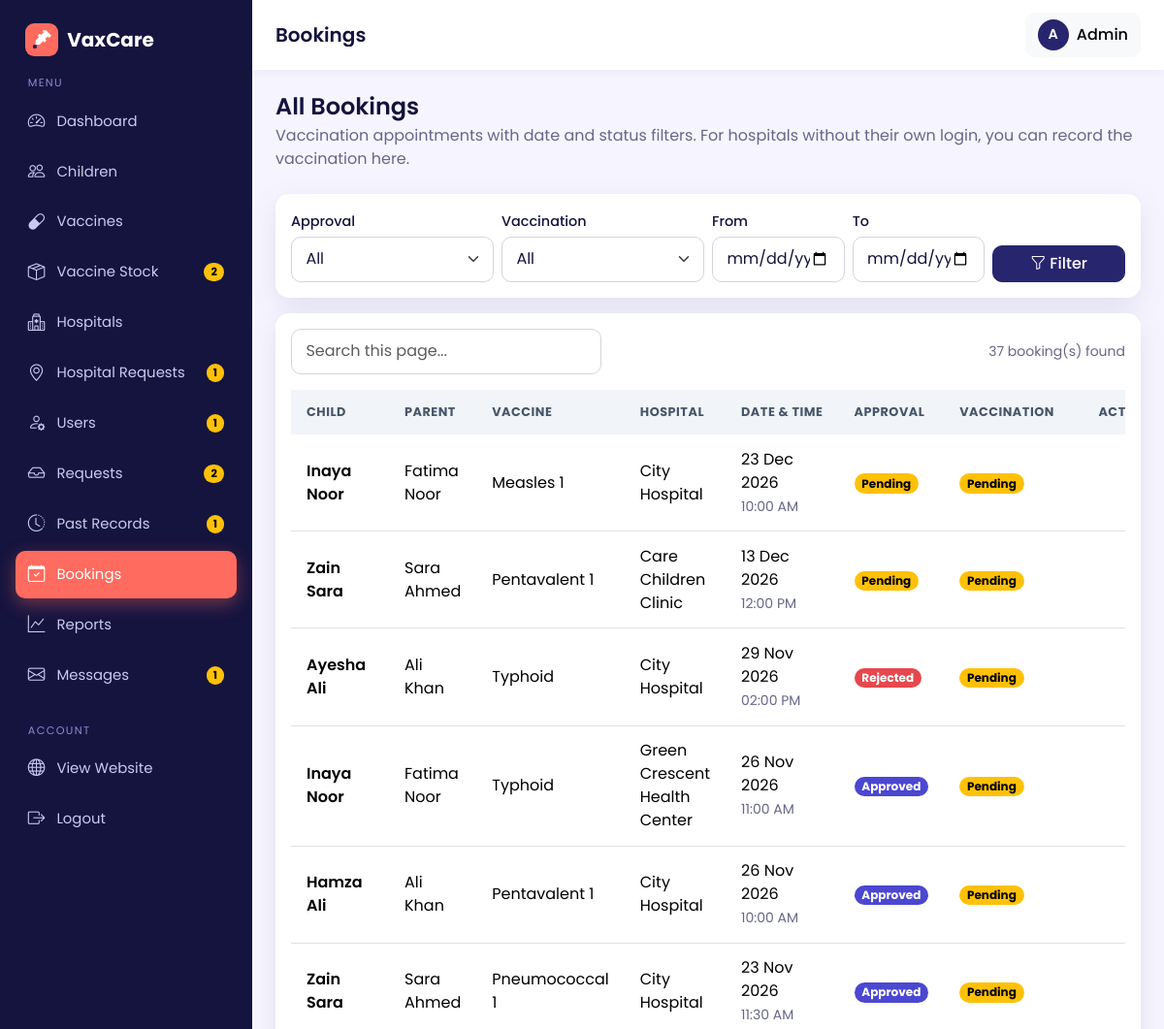
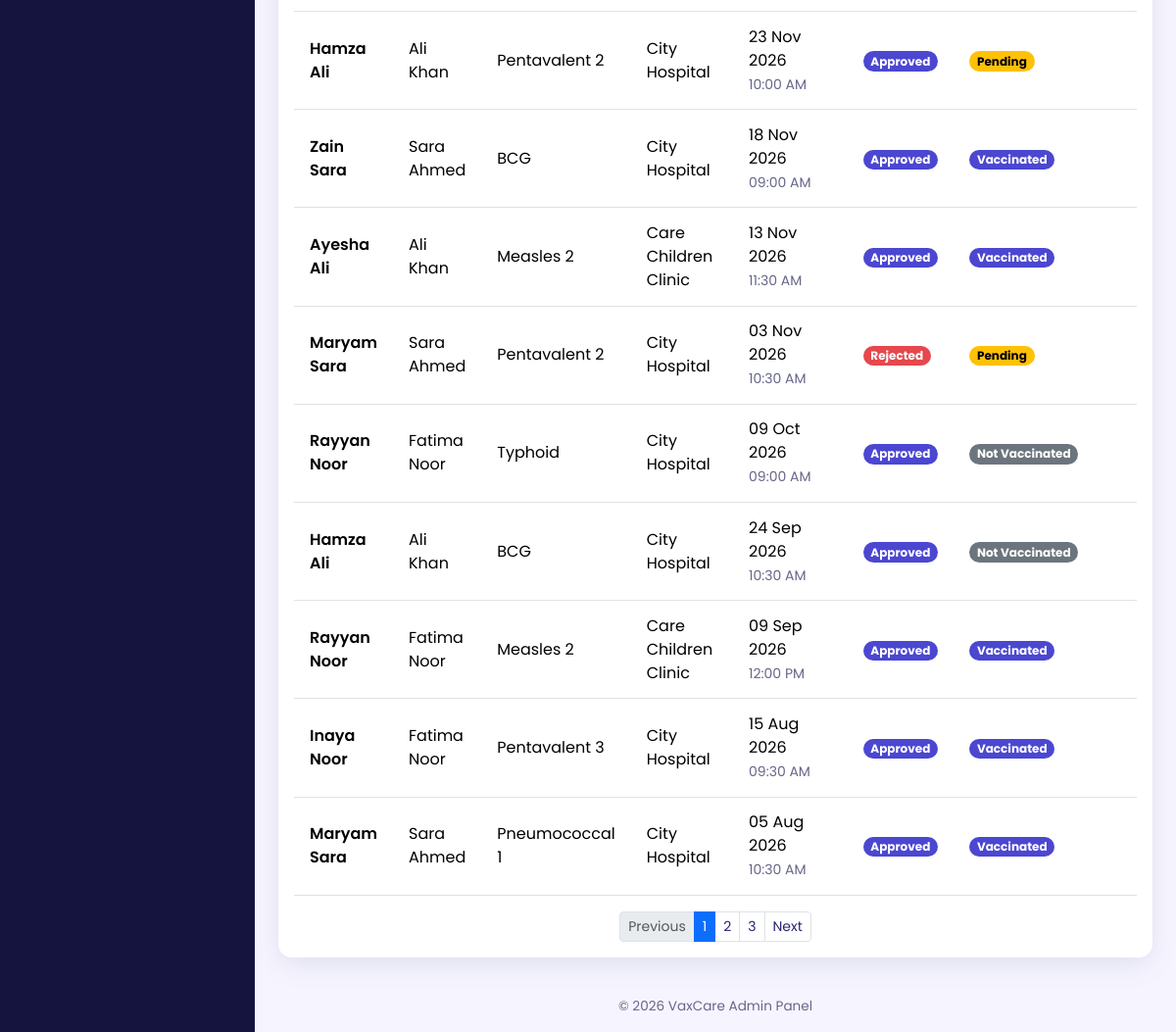
The app's page /admin/bookings.php (signed in) with its own data (2 pictures, top to bottom).
### tables this page shows
CREATE TABLE bookings (
  id INT AUTO_INCREMENT PRIMARY KEY,
  child_id INT NOT NULL,
  parent_id INT NOT NULL,
  hospital_id INT NOT NULL,
  vaccine_id INT NOT NULL,
  appointment_date DATE NOT NULL,
  appointment_time TIME NOT NULL,
  approval_status ENUM('pending','approved','rejected') NOT NULL DEFAULT 'pending',
  vaccination_status ENUM('pending','vaccinated','not_vaccinated') NOT NULL DEFAULT 'pending',
  created_at TIMESTAMP DEFAULT CURRENT_TIMESTAMP,
  FOREIGN KEY (child_id)    REFERENCES children(id)  ON DELETE CASCADE,
  FOREIGN KEY (parent_id)   REFERENCES users(id)     ON DELETE CASCADE,
  FOREIGN KEY (hospital_id) REFERENCES hospitals(id) ON DELETE CASCADE,
  FOREIGN KEY (vaccine_id)  REFERENCES vaccines(id)  ON DELETE CASCADE
);

CREATE TABLE children (
  id INT AUTO_INCREMENT PRIMARY KEY,
  parent_id INT NOT NULL,
  name VARCHAR(100) NOT NULL,
  dob DATE NOT NULL,
  gender ENUM('male','female') NOT NULL,
  blood_group VARCHAR(5),
  FOREIGN KEY (parent_id) REFERENCES users(id) ON DELETE CASCADE
);

CREATE TABLE users (
  id INT AUTO_INCREMENT PRIMARY KEY,
  name VARCHAR(100) NOT NULL,
  email VARCHAR(120) NOT NULL UNIQUE,
  password VARCHAR(255) NOT NULL,           
  phone VARCHAR(20),
  role ENUM('admin','parent','hospital') NOT NULL,
  status ENUM('active','pending','disabled') NOT NULL DEFAULT 'active',   
  failed_logins INT NOT NULL DEFAULT 0,                                   
  locked_until DATETIME NULL,                                             
  city VARCHAR(80) NULL,                                                  
  address VARCHAR(255) NULL,                                              
  created_at TIMESTAMP DEFAULT CURRENT_TIMESTAMP
);

CREATE TABLE vaccines (
  id INT AUTO_INCREMENT PRIMARY KEY,
  vaccine_name VARCHAR(120) NOT NULL,
  description VARCHAR(255),
  recommended_age VARCHAR(50),               
  recommended_age_days INT NOT NULL DEFAULT 0,
  availability ENUM('available','unavailable') NOT NULL DEFAULT 'available'
);

CREATE TABLE hospitals (
  id INT AUTO_INCREMENT PRIMARY KEY,
  user_id INT NULL,                          
  hospital_name VARCHAR(150) NOT NULL,
  address VARCHAR(255) NOT NULL,
  location VARCHAR(100) NOT NULL,            
  phone VARCHAR(20),
  license_no VARCHAR(60) NULL,                       
  contact_email VARCHAR(120) NULL,                   
  latitude DECIMAL(10,7) NULL,                       
  longitude DECIMAL(10,7) NULL,
  invite_token VARCHAR(64) NULL,                     
  FOREIGN KEY (user_id) REFERENCES users(id) ON DELETE SET NULL,
  UNIQUE KEY uniq_invite (invite_token)
);

### admin/bookings.php (the view, shortened to what this page needs)
<?php
require_once __DIR__ . '/../config/db.php';
$approval    = $_GET['approval'] ?? '';
$vaccination = $_GET['vaccination'] ?? '';
$from        = $_GET['from'] ?? '';
$to          = $_GET['to'] ?? '';
$where  = [];
$params = [];
if (in_array($approval, ['pending', 'approved', 'rejected'], true)) {
    $where[]  = 'b.approval_status = ?';
    $params[] = $approval;
} else {
    $approval = '';
}
if (in_array($vaccination, ['pending', 'vaccinated', 'not_vaccinated'], true)) {
    $where[]  = 'b.vaccination_status = ?';
    $params[] = $vaccination;
} else {
    $vaccination = '';
}
if (is_valid_date($from)) {
    $where[]  = 'b.appointment_date >= ?';
    $params[] = $from;
} else {
    $from = '';
}
if (is_valid_date($to)) {
    $where[]  = 'b.appointment_date <= ?';
    $params[] = $to;
} else {
    $to = '';
}
$sql = "SELECT b.id, b.appointment_date, b.appointment_time, b.approval_status, b.vaccination_status,
               c.name AS child_name, u.name AS parent_name,
               v.vaccine_name, h.hospital_name, h.user_id AS hospital_user
        FROM bookings b
        JOIN children  c ON c.id = b.child_id
        JOIN users     u ON u.id = b.parent_id
        JOIN vaccines  v ON v.id = b.vaccine_id
        JOIN hospitals h ON h.id = b.hospital_id"
     . ($where ? ' WHERE ' . implode(' AND ', $where) : '')
     . ' ORDER BY b.appointment_date DESC, b.id DESC';
$stmt = $pdo->prepare('SELECT COUNT(*) FROM bookings b' . ($where ? ' WHERE ' . implode(' AND ', $where) : ''));
$stmt->execute($params);
$p = paginate((int)$stmt->fetchColumn(), 15, $_GET['page'] ?? 1);
$stmt = $pdo->prepare($sql . ' LIMIT ' . (int)$p['per_page'] . ' OFFSET ' . (int)$p['offset']);
$stmt->execute($params);
$bookings = $stmt->fetchAll();
require_once __DIR__ . '/../includes/admin_header.php';
?>
<div class="mb-4">
  <h4 class="mb-1">All Bookings</h4>
  <p class="text-muted mb-0">Vaccination appointments with date and status filters. For hospitals without their own login, you can record the vaccination here.</p>
</div>
<div class="card mb-3">
  <div class="card-body">
    <form method="get" class="row g-2 align-items-end">
      <div class="col-6 col-lg-3">
        <label for="approval" class="form-label small mb-1">Approval</label>
        <select class="form-select" id="approval" name="approval">
          <option value="">All</option>
        </select>
      </div>
      <div class="col-6 col-lg-3">
        <label for="vaccination" class="form-label small mb-1">Vaccination</label>
        <select class="form-select" id="vaccination" name="vaccination">
          <option value="">All</option>
        </select>
      </div>
      <div class="col-6 col-lg-2">
        <label for="from" class="form-label small mb-1">From</label>
        <input type="date" class="form-control" id="from" name="from" value="<?= e($from) ?>">
      </div>
      <div class="col-6 col-lg-2">
        <label for="to" class="form-label small mb-1">To</label>
        <input type="date" class="form-control" id="to" name="to" value="<?= e($to) ?>">
      </div>
      <div class="col-12 col-lg-2 d-flex gap-2">
        <button type="submit" class="btn btn-primary flex-fill"><i class="bi bi-funnel me-1"></i>Filter</button>
      </div>
    </form>
  </div>
</div>
<div class="card">
  <div class="card-body">
    <div class="d-flex flex-wrap justify-content-between align-items-center gap-2 mb-3">
      <input type="search" class="form-control" style="max-width: 320px;"
             placeholder="Search this page..." data-table-search="#bookingsTable">
      <span class="text-muted small"><?= (int)$p['total'] ?> booking(s) found</span>
    </div>
    <div class="table-responsive">
      <table class="table table-hover table-stack mb-0" id="bookingsTable">
        <thead>
          <tr>
            <th>Child</th><th>Parent</th><th>Vaccine</th><th>Hospital</th>
            <th>Date &amp; Time</th><th>Approval</th><th>Vaccination</th><th class="text-end">Action</th>
          </tr>
        </thead>
        <tbody>
          <?php foreach ($bookings as $b): ?>
            <tr>
              <td data-label="Child" class="fw-semibold"><?= e($b['child_name']) ?></td>
              <td data-label="Parent"><?= e($b['parent_name']) ?></td>
              <td data-label="Vaccine"><?= e($b['vaccine_name']) ?></td>
              <td data-label="Hospital"><?= e($b['hospital_name']) ?></td>
              <td data-label="Date &amp; Time">
                <div><?= format_date($b['appointment_date']) ?></div>
                <small class="text-muted"><?= date('h:i A', strtotime($b['appointment_time'])) ?></small>
              </td>
              <td data-label="Approval"><?= status_badge($b['approval_status']) ?></td>
              <td data-label="Vaccination"><?= status_badge($b['vaccination_status']) ?></td>
              <?php
                $adminCanRecord = $b['approval_status'] === 'approved' && $b['vaccination_status'] === 'pending'
                               && $b['hospital_user'] === null && $b['appointment_date'] <= date('Y-m-d');
              ?>
              <?php if ($adminCanRecord): ?>
                <td class="text-end text-nowrap">
                  <?php foreach (['vaccinated' => ['success', 'bi-check-lg', 'Vaccinated', ''],
                                  'not_vaccinated' => ['outline-danger', 'bi-x-lg', 'Not vaccinated', 'data-confirm="Mark as NOT vaccinated?"']] as $act => [$btn, $icon, $label, $confirm]): ?>
                    <form method="post" action="<?= BASE_URL ?>/admin/booking_status.php" class="d-inline">
                      <?= csrf_field() ?>
                      <input type="hidden" name="id" value="<?= (int)$b['id'] ?>">
                      <input type="hidden" name="action" value="<?= $act ?>">
                      <input type="hidden" name="qs" value="<?= e($_SERVER['QUERY_STRING'] ?? '') ?>">
                      <button type="submit" class="btn btn-sm btn-<?= $btn ?>" <?= $confirm ?>><i class="bi <?= $icon ?>"></i> <?= $label ?></button>
                    </form>
                  <?php endforeach; ?>
                </td>
              <?php else: ?>
                <td class="text-end"></td>
              <?php endif; ?>
            </tr>
          <?php endforeach; ?>
        </tbody>
      </table>
    </div>
    <?= pagination_html($p, array_filter(['approval' => $approval, 'vaccination' => $vaccination, 'from' => $from, 'to' => $to], fn($v) => $v !== '')) ?>
  </div>
</div>
<?php require_once __DIR__ . '/../includes/admin_footer.php'; ?>

### includes/functions.php (shortened to what this page needs)
<?php
function e($text)
{
    return htmlspecialchars((string)$text, ENT_QUOTES, 'UTF-8');
}
function format_date($date)
{
    return $date ? date('d M Y', strtotime($date)) : '-';
}
function status_badge($status)
{
    $map = [
        'pending'        => ['warning', 'Pending'],
        'approved'       => ['success', 'Approved'],
        'rejected'       => ['danger',  'Rejected'],
        'vaccinated'     => ['success', 'Vaccinated'],
        'not_vaccinated' => ['secondary', 'Not Vaccinated'],
        'available'      => ['success', 'Available'],
        'unavailable'    => ['danger',  'Unavailable'],
        'active'         => ['success', 'Active'],
        'disabled'       => ['danger',  'Disabled'],
        'verified'       => ['success', 'Verified'],
    ];
    [$color, $label] = $map[$status] ?? ['secondary', ucfirst($status)];
    return '<span class="badge rounded-pill text-bg-' . $color . '">' . $label . '</span>';
}
function asset($path)
{
    $path = ltrim($path, '/');
    $file = __DIR__ . '/../assets/' . $path;
    $version = file_exists($file) ? filemtime($file) : time();
    return BASE_URL . '/assets/' . $path . '?v=' . $version;
}
function is_valid_date($date)
{
    $d = DateTime::createFromFormat('Y-m-d', (string)$date);
    return $d && $d->format('Y-m-d') === $date;
}
function head_assets()
{
    echo '<link href="https://cdn.jsdelivr.net/npm/bootstrap@5.3.3/dist/css/bootstrap.min.css" rel="stylesheet">' . "\n  ";
    echo '<link href="https://cdn.jsdelivr.net/npm/bootstrap-icons@1.11.3/font/bootstrap-icons.css" rel="stylesheet">' . "\n  ";
    echo '<link href="' . asset('css/style.css') . '" rel="stylesheet">' . "\n";
}
function paginate($total, $perPage, $page)
{
    $perPage = max(1, (int)$perPage);
    $pages   = max(1, (int)ceil($total / $perPage));
    $page    = max(1, min((int)$page, $pages));
    return ['page' => $page, 'pages' => $pages, 'offset' => ($page - 1) * $perPage, 'per_page' => $perPage, 'total' => (int)$total];
}
function pagination_html(array $p, array $params = [])
{
    $link = function ($page) use ($params) {
        return '?' . e(http_build_query(array_merge($params, ['page' => $page])));
    };
    $html  = '<nav aria-label="Pages"><ul class="pagination pagination-sm justify-content-center flex-wrap mb-0 mt-3">';
    $html .= '<li class="page-item ' . ($p['page'] <= 1 ? 'disabled' : '') . '"><a class="page-link" href="' . $link($p['page'] - 1) . '">Previous</a></li>';
    $from = max(1, $p['page'] - 2);
    $to   = min($p['pages'], $p['page'] + 2);
    for ($i = $from; $i <= $to; $i++) {
        $html .= '<li class="page-item ' . ($i === $p['page'] ? 'active' : '') . '"><a class="page-link" href="' . $link($i) . '">' . $i . '</a></li>';
    }
    $html .= '<li class="page-item ' . ($p['page'] >= $p['pages'] ? 'disabled' : '') . '"><a class="page-link" href="' . $link($p['page'] + 1) . '">Next</a></li>';
    return $html . '</ul></nav>';
}
function render_flash($flash)
{
    $types = [
        'success' => ['bi-check-circle-fill',         'Success'],
        'danger'  => ['bi-x-octagon-fill',            'Error'],
        'warning' => ['bi-exclamation-triangle-fill', 'Attention'],
        'info'    => ['bi-info-circle-fill',          'Info'],
    ];
    $type = isset($types[$flash['type']]) ? $flash['type'] : 'info';
    [$icon, $title] = $types[$type];
    $delays = ['success' => 1800, 'info' => 2200, 'warning' => 2800, 'danger' => 3200];
    $ms     = $delays[$type];
    return '<div class="toast-container toast-pos position-fixed end-0 p-3">'
         . '<div class="toast toast-vax toast-' . $type . '" role="alert" aria-live="assertive" aria-atomic="true" data-bs-delay="' . $ms . '" style="--dur:' . ($ms / 1000) . 's">'
         .   '<div class="d-flex align-items-start gap-3 p-3">'
         .     '<i class="bi ' . $icon . ' toast-ico"></i>'
         .     '<div class="flex-fill"><div class="fw-semibold">' . $title . '</div>'
         .     '<div class="small text-muted">' . e($flash['message']) . '</div></div>'
         .     '<button type="button" class="btn-close" data-bs-dismiss="toast" aria-label="Close"></button>'
         .   '</div>'
         .   '<div class="bar"></div>'
         . '</div></div>';
}

### assets/css/style.css (style rules this page uses)
:root { --brand: #27256e; --brand-dark: #1c1b57; --brand-light: #e8e7ff; --accent: #2563eb; --bg: #f6f5ff; --text: #1f2937; --muted: #6b7280; --radius: 14px; --shadow: 0 6px 24px rgba(39,37,110, 0.10); --bs-primary: #27256e; --bs-primary-rgb: 39, 37, 110; --bs-link-color: #27256e; --bs-link-hover-color: #1c1b57; --bs-body-font-family: 'Poppins', system-ui, sans-serif; --bs-body-color: var(--text); }
html { scroll-behavior: smooth; }
body { font-family: 'Poppins', system-ui, sans-serif; background: var(--bg); color: var(--text); min-height: 100vh; display: flex; flex-direction: column; }
h1, h2, h3, h4, h5, h6 { font-weight: 600; color: #0f172a; }
.text-muted { color: var(--muted) !important; }
.btn { border-radius: 10px; font-weight: 500; transition: all .2s ease; }
.btn-primary { --bs-btn-bg: var(--brand); --bs-btn-border-color: var(--brand); --bs-btn-hover-bg: var(--brand-dark); --bs-btn-hover-border-color: var(--brand-dark); --bs-btn-active-bg: var(--brand-dark); --bs-btn-active-border-color: var(--brand-dark); --bs-btn-disabled-bg: var(--brand); --bs-btn-disabled-border-color: var(--brand); }
.card { border: 0; border-radius: var(--radius); box-shadow: var(--shadow); }
.form-control, .form-select { border-radius: 10px; padding: .65rem .9rem; border: 1px solid #d1d5db; }
.form-label { font-weight: 500; font-size: .9rem; }
.table thead th { background: #f1f5f9; font-size: .8rem; text-transform: uppercase; letter-spacing: .04em; color: #475569; border-bottom: 0; white-space: nowrap; }
.table > :not(caption) > * > * { padding: .85rem 1rem; vertical-align: middle; }
body.admin-body { display: block; background: var(--bg); }
:root { --bs-primary-bg-subtle: #e8e7ff; --bs-primary-text-emphasis: #27256e; }
html { scroll-padding-top: 80px; }
.toast-pos { top: 76px; z-index: 1100; }
:root { --brand: #27256e; --brand-dark: #1c1b57; --brand-light: #e8e7ff; --indigo: #4b47d1; --coral: #ff6b5e; --coral-dark: #e9554a; --teal: #2a9df4; --bg: #f6f5ff; --text: #14133d; --muted: #66668a; --navy-deep: #15143f; --shadow: 0 8px 28px rgba(39,37,110,.10); --bs-primary: #27256e; --bs-primary-rgb: 39, 37, 110; --bs-link-color: #27256e; --bs-link-hover-color: #1c1b57; --bs-primary-bg-subtle: #e8e7ff; --bs-primary-text-emphasis: #27256e; --bs-body-color: #14133d; }
h1, h2, h3, h4, h5, h6 { color: var(--text); }
:root { --teal: #2a9df4; --bs-success: #4b47d1; --bs-success-rgb: 75, 71, 209; --bs-success-bg-subtle: #e8e7ff; --bs-success-border-subtle: #c9c7ff; --bs-success-text-emphasis: #27256e; --bs-danger: #e5484d; --bs-danger-rgb: 229, 72, 77; --bs-danger-bg-subtle: #ffe6e7; --bs-danger-border-subtle: #ffc9cb; --bs-danger-text-emphasis: #8f1d22; --bs-info: #2a9df4; --bs-info-rgb: 42, 157, 244; --bs-info-bg-subtle: #e3f3ff; --bs-info-border-subtle: #b9e0fc; --bs-info-text-emphasis: #0c5a96; }
.btn { font-weight: 500; }

### records on screen
bookings: child.name "Inaya Noor", parent.name "Fatima Noor", vaccine.vaccine_name "Measles 1", hospital.hospital_name "City Hospital", appointment_date "23 Dec 2026", appointment_time "10:00 AM", label "Pending Pending"
bookings: child.name "Zain Sara", parent.name "Sara Ahmed", vaccine.vaccine_name "Pentavalent 1", hospital.hospital_name "Care Children Clinic", appointment_date "13 Dec 2026", appointment_time "12:00 PM", label "Pending Pending"
bookings: child.name "Ayesha Ali", parent.name "Ali Khan", vaccine.vaccine_name "Typhoid", hospital.hospital_name "City Hospital", appointment_date "29 Nov 2026", appointment_time "02:00 PM", label "Rejected Pending"
bookings: child.name "Inaya Noor", parent.name "Fatima Noor", vaccine.vaccine_name "Typhoid", hospital.hospital_name "Green Crescent Health Center", appointment_date "26 Nov 2026", appointment_time "11:00 AM", label "Approved Pending"
bookings: child.name "Hamza Ali", parent.name "Ali Khan", vaccine.vaccine_name "Pentavalent 1", hospital.hospital_name "City Hospital", appointment_date "26 Nov 2026", appointment_time "10:00 AM", label "Approved Pending"
bookings: child.name "Zain Sara", parent.name "Sara Ahmed", vaccine.vaccine_name "Pneumococcal 1", hospital.hospital_name "City Hospital", appointment_date "23 Nov 2026", appointment_time "11:30 AM", label "Approved Pending"
bookings: child.name "Hamza Ali", parent.name "Ali Khan", vaccine.vaccine_name "Pentavalent 2", hospital.hospital_name "City Hospital", appointment_date "23 Nov 2026", appointment_time "10:00 AM", label "Approved Pending"
bookings: child.name "Zain Sara", parent.name "Sara Ahmed", vaccine.vaccine_name "BCG", hospital.hospital_name "City Hospital", appointment_date "18 Nov 2026", appointment_time "09:00 AM", label "Approved Vaccinated"
bookings: child.name "Ayesha Ali", parent.name "Ali Khan", vaccine.vaccine_name "Measles 2", hospital.hospital_name "Care Children Clinic", appointment_date "13 Nov 2026", appointment_time "11:30 AM", label "Approved Vaccinated"
bookings: child.name "Maryam Sara", parent.name "Sara Ahmed", vaccine.vaccine_name "Pentavalent 2", hospital.hospital_name "City Hospital", appointment_date "03 Nov 2026", appointment_time "10:30 AM", label "Rejected Pending"
bookings: child.name "Rayyan Noor", parent.name "Fatima Noor", vaccine.vaccine_name "Typhoid", hospital.hospital_name "City Hospital", appointment_date "09 Oct 2026", appointment_time "09:00 AM", label "Approved Not Vaccinated"
bookings: child.name "Hamza Ali", parent.name "Ali Khan", vaccine.vaccine_name "BCG", hospital.hospital_name "City Hospital", appointment_date "24 Sep 2026", appointment_time "10:30 AM", label "Approved Not Vaccinated"
bookings: child.name "Rayyan Noor", parent.name "Fatima Noor", vaccine.vaccine_name "Measles 2", hospital.hospital_name "Care Children Clinic", appointment_date "09 Sep 2026", appointment_time "12:00 PM", label "Approved Vaccinated"
bookings: child.name "Inaya Noor", parent.name "Fatima Noor", vaccine.vaccine_name "Pentavalent 3", hospital.hospital_name "City Hospital", appointment_date "15 Aug 2026", appointment_time "09:30 AM", label "Approved Vaccinated"
bookings: child.name "Maryam Sara", parent.name "Sara Ahmed", vaccine.vaccine_name "Pneumococcal 1", hospital.hospital_name "City Hospital", appointment_date "05 Aug 2026", appointment_time "10:30 AM", label "Approved Vaccinated"

### other values on screen
APP_NAME "VaxCare"
$label "Dashboard"
$label "Children"
$label "Vaccines"
$label "Vaccine Stock"
$badges[$file] "2"
$label "Hospitals"
$label "Hospital Requests"
$badges[$file] "1"
$label "Users"
$label "Requests"
$label "Past Records"
$label "Bookings"
$label "Reports"
$label "Messages"
